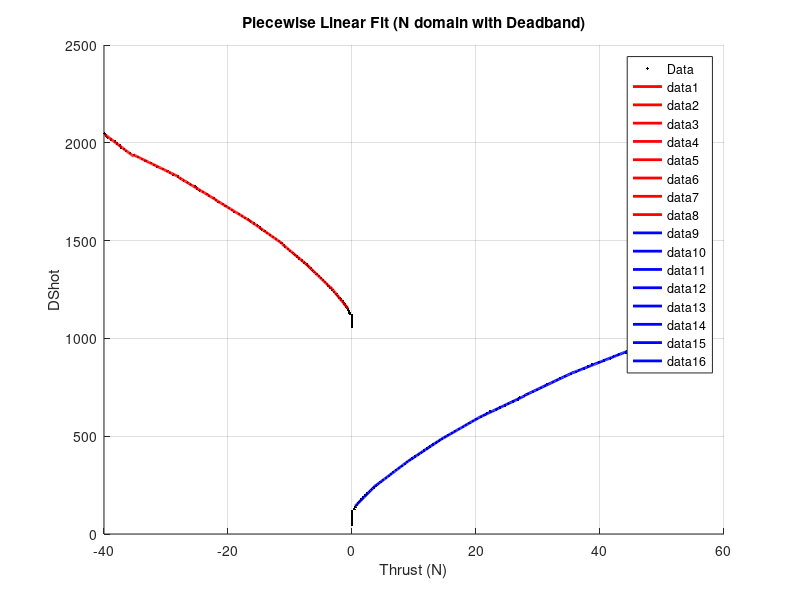

Write the MATLAB code that produced this figure.
clc; clear; close all;

%% ====== LOAD DATA ======
data = [
    -39.881,	2047;
    -39.696,	2037;
    -39.429,	2027;
    -38.852,	2017;
    -38.229,	2007;
    -37.918,	1997;
    -37.474,	1987;
    -37.251,	1977;
    -36.762,	1967;
    -36.407,	1957;
    -35.829,	1947;
    -35.162,	1937;
    -34.495,	1927;
    -33.828,	1917;
    -33.295,	1907;
    -32.450,	1897;
    -31.873,	1887;
    -31.384,	1877;
    -30.450,	1867;
    -29.783,	1857;
    -29.339,	1847;
    -28.805,	1837;
    -28.050,	1827;
    -27.650,	1817;
    -27.161,	1807;
    -26.538,	1797;
    -26.049,	1787;
    -25.294,	1777;
    -24.983,	1767;
    -24.582,	1757;
    -24.049,	1747;
    -23.338,	1737;
    -23.071,	1727;
    -22.315,	1717;
    -21.915,	1707;
    -21.515,	1697;
    -20.760,	1687;
    -20.404,	1677;
    -19.826,	1667;
    -19.382,	1657;
    -19.026,	1647;
    -18.226,	1637;
    -17.781,	1627;
    -17.292,	1617;
    -16.670,	1607;
    -16.359,	1597;
    -15.781,	1587;
    -15.248,	1577;
    -14.847,	1567;
    -14.581,	1557;
    -14.092,	1548;
    -13.692,	1538;
    -13.203,	1528;
    -12.758,	1518;
    -12.314,	1508;
    -11.780,	1498;
    -11.380,	1488;
    -10.980,	1478;
    -10.802,	1468;
    -10.313,	1458;
    -10.002,	1448;
    -9.602,	1438;
    -9.247,	1428;
    -8.846,	1418;
    -8.535,	1408;
    -8.046,	1398;
    -7.691,	1388;
    -7.291,	1378;
    -7.024,	1368;
    -6.668,	1358;
    -6.357,	1348;
    -6.046,	1338;
    -5.690,	1328;
    -5.290,	1318;
    -5.024,	1308;
    -4.712,	1298;
    -4.357,	1288;
    -4.090,	1278;
    -3.779,	1268;
    -3.468,	1258;
    -3.157,	1248;
    -2.890,	1238;
    -2.534,	1228;
    -2.312,	1218;
    -2.045,	1208;
    -1.779,	1198;
    -1.467,	1188;
    -1.245,	1178;
    -1.023,	1168;
    -0.845,	1158;
    -0.667,	1148;
    -0.489,	1138;
    -0.356,	1128;
    0,	1118;
    0,	1108;
    0,	1098;
    0,	1088;
    0,	1078;
    0,	1068;
    0,	1058;
    0,	48;
    0,	57;
    0,	67;
    0,	77;
    0,	87;
    0,	97;
    0,	107;
    0,	117;
    0.401,	127;
    0.534,	137;
    0.756,	147;
    0.978,	157;
    1.245,	167;
    1.512,	177;
    1.779,	187;
    2.134,	197;
    2.445,	207;
    2.845,	217;
    3.157,	227;
    3.512,	237;
    3.912,	247;
    4.268,	257;
    4.624,	267;
    5.024,	277;
    5.468,	287;
    5.913,	297;
    6.268,	307;
    6.668,	317;
    7.068,	327;
    7.602,	337;
    8.002,	347;
    8.535,	357;
    8.891,	367;
    9.291,	377;
    9.735,	387;
    10.136,	397;
    10.758,	407;
    11.202,	417;
    11.602,	427;
    12.136,	437;
    12.536,	447;
    13.025,	457;
    13.603,	467;
    14.092,	477;
    14.536,	487;
    15.070,	497;
    15.559,	507;
    16.181,	517;
    16.581,	527;
    17.248,	537;
    17.870,	547;
    18.404,	557;
    18.937,	567;
    19.515,	577;
    20.048,	587;
    20.804,	597;
    21.337,	607;
    21.738,	617;
    22.315,	627;
    23.338,	637;
    23.827,	647;
    24.671,	657;
    25.249,	667;
    26.005,	677;
    26.761,	687;
    27.027,	697;
    27.827,	707;
    28.316,	717;
    29.161,	727;
    29.917,	737;
    30.450,	747;
    31.072,	757;
    31.517,	767;
    32.362,	777;
    33.073,	787;
    33.517,	797;
    34.406,	807;
    35.340,	817;
    36.096,	827;
    36.629,	837;
    37.429,	847;
    38.096,	857;
    38.763,	867;
    39.785,	877;
    40.630,	887;
    41.696,	897;
    42.185,	907;
    42.941,	917;
    44.186,	927;
    44.364,	937;
    45.564,	947;
    46.142,	957;
    46.897,	967;
    47.386,	977;
    48.320,	987;
    49.120,	997;
    49.742,	1007;
    50.409,	1017;
    50.720,	1027;
    51.165,	1037;
    51.402,	1047;

];

thrust = data(:,1);     % in Newtons
dshot_val  = data(:,2);

%% ====== SORT ======
[thrust, idx] = sort(thrust);
dshot_val = dshot_val(idx);

%% ====== DEADZONE (IN NEWTONS) ======
deadband = 0.5;   % tuned for your dataset

%% ====== SPLIT DATA ======
idx_neg = thrust < -deadband;
idx_pos = thrust > deadband;

t_neg = thrust(idx_neg);
d_neg = dshot_val(idx_neg);

t_pos = thrust(idx_pos);
d_pos = dshot_val(idx_pos);

%% ====== FUNCTION TO BUILD SEGMENTS ======
function seg = build_segments(x, y, K)

    % ---- Safety check ----
    if isempty(x)
        warning('Empty data passed to build_segments');
        seg = struct('x_start', {}, 'x_end', {}, 'm', {}, 'b', {});
        return;
    end

    % ---- Better segmentation (equal data per segment) ----
    edges = quantile(x, linspace(0,1,K+1));

    seg = struct('x_start', {}, 'x_end', {}, 'm', {}, 'b', {});
    
    for i = 1:K
        
        idx = (x >= edges(i)) & (x <= edges(i+1));
        
        xi = x(idx);
        yi = y(idx);
        
        if length(xi) < 2
            continue;
        end
        
        p = polyfit(xi, yi, 1);
        
        seg(i).x_start = edges(i);
        seg(i).x_end   = edges(i+1);
        seg(i).m = p(1);
        seg(i).b = p(2);
    end
end

%% ====== BUILD SEGMENTS ======
K = 8;

seg_neg = build_segments(t_neg, d_neg, K);
seg_pos = build_segments(t_pos, d_pos, K);

%% ====== PRINT RESULTS ======
disp('Negative Side Segments:');
for i = 1:length(seg_neg)
    fprintf('Segment %d: y = %.6f*x + %.6f\n', ...
        i, seg_neg(i).m, seg_neg(i).b);
end

disp(' ');

disp('Positive Side Segments:');
for i = 1:length(seg_pos)
    fprintf('Segment %d: y = %.6f*x + %.6f\n', ...
        i, seg_pos(i).m, seg_pos(i).b);
end

%% ====== PLOT ======
figure; hold on; grid on;

plot(thrust, dshot_val, 'k.', 'DisplayName', 'Data');

% Negative segments
for i = 1:length(seg_neg)
    if isempty(seg_neg(i).x_start), continue; end
    xs = linspace(seg_neg(i).x_start, seg_neg(i).x_end, 50);
    ys = seg_neg(i).m * xs + seg_neg(i).b;
    plot(xs, ys, 'r', 'LineWidth', 2);
end

% Positive segments
for i = 1:length(seg_pos)
    if isempty(seg_pos(i).x_start), continue; end
    xs = linspace(seg_pos(i).x_start, seg_pos(i).x_end, 50);
    ys = seg_pos(i).m * xs + seg_pos(i).b;
    plot(xs, ys, 'b', 'LineWidth', 2);
end

title('Piecewise Linear Fit (N domain with Deadband)');
xlabel('Thrust (N)');
ylabel('DShot');
legend;

%% ====== EXPORT C CODE ======

function export_c_lut(seg, name)

    fprintf('\nstatic float %s(float t) {\n', name);

    for i = 1:length(seg)
        if isempty(seg(i).x_start), continue; end

        if i < length(seg)
            fprintf('    if (t < %.6ff) return line(%.6ff, %.6ff, t);\n', ...
                seg(i).x_end, seg(i).m, seg(i).b);
        else
            fprintf('    return line(%.6ff, %.6ff, t);\n', ...
                seg(i).m, seg(i).b);
        end
    end

    fprintf('}\n');
end

%% Call exporter
export_c_lut(seg_neg, "negativeLUT");
export_c_lut(seg_pos, "positiveLUT");

%% ====== EXPORT DEADZONE SUGGESTION ======

fprintf('\n// Suggested deadzone (N): %.6ff\n', deadband);

%% ====== EXPORT SEGMENT BOUNDARIES (DEBUG) ======

function print_edges(x, name, K)
    edges = quantile(x, linspace(0,1,K+1));
    fprintf('\n// %s segment boundaries:\n', name);
    for i = 1:length(edges)
        fprintf('// %.6f\n', edges(i));
    end
end

print_edges(t_neg, "NEGATIVE", K);
print_edges(t_pos, "POSITIVE", K);
